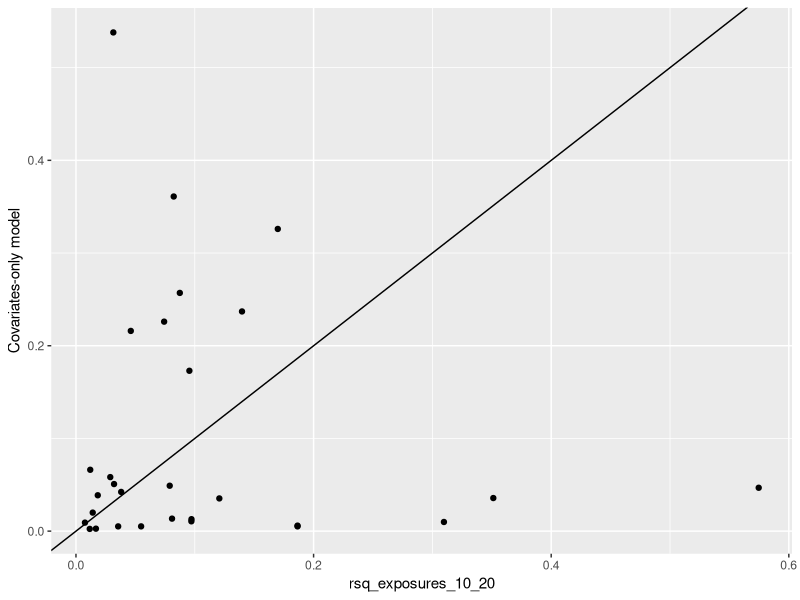
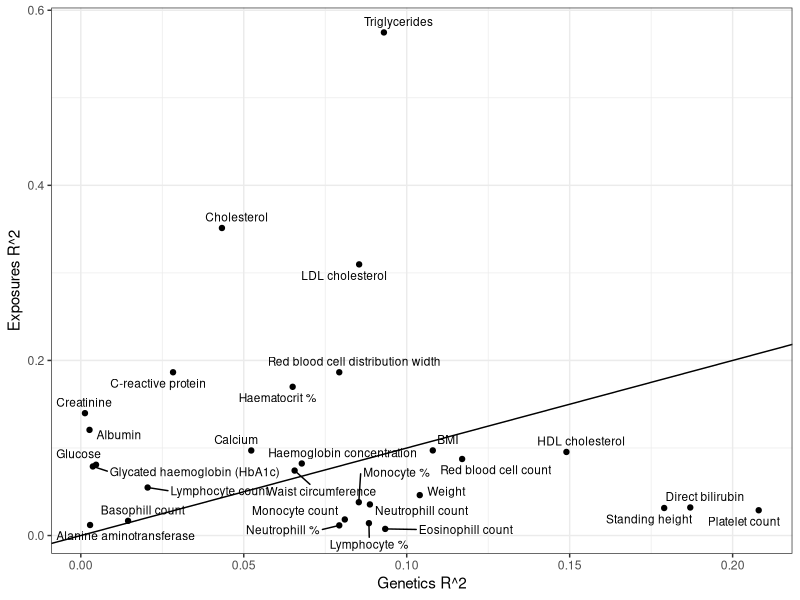

Generate these figures, in order, with R:
## ---- chunk 1
knitr::opts_chunk$set(echo = TRUE)
## ---- chunk 2
library(tidyverse)
library(ggrepel)
## ---- chunk 3
rsq_summary <- read_csv("./pheno_rsq.csv")
quant_genetics_r2 <- read_csv("./QTraits_R2_Ukbiobank.csv", skip = 1)
quant_genetics_r2_orig <- quant_genetics_r2
quant_genetics_r2 <- quant_genetics_r2 |> filter(!is.na(NHANES))
## ---- chunk 4

#quant_genetics_r2 |> summarize(m_r2 = median(`Delta(Full, covariates-only)`), 
#                                             q25=quantile(`Delta(Full, covariates-only)`, probs=c(.25)), 
#                                             q75=quantile(`Delta(Full, covariates-only)`, probs=c(.75)),
#                                            qmax=quantile(`Delta(Full, covariates-only)`, probs=c(1)),
#                                             )

## Total Database R2
quant_genetics_r2_orig |> summarize(m_r2 = median(`Delta(Full, covariates-only)`), 
                                             q25=quantile(`Delta(Full, covariates-only)`, probs=c(.25)), 
                                             q75=quantile(`Delta(Full, covariates-only)`, probs=c(.75)),
                                            qmax=quantile(`Delta(Full, covariates-only)`, probs=c(1)),
                                    qmin=quantile(`Delta(Full, covariates-only)`, probs=c(0)),
                                             )
## ---- chunk 5
#load('../pipeline/rsq/mvrsq_20.Rdata')

# use post-processed data -- see mvrsq.Rmd

gwas_exwas <- rsq_summary |> inner_join(quant_genetics_r2, by=c("phenotype"="NHANES"))
gwas_exwas <- gwas_exwas |> filter(number_exposures_in_model_20 == 20)

gwas_exwas |> summarize(m_r2 = median(`Delta(Full, covariates-only)`), 
                                             q25=quantile(`Delta(Full, covariates-only)`, probs=c(.25)), 
                                             q75=quantile(`Delta(Full, covariates-only)`, probs=c(.75)),
                                            qmax=quantile(`Delta(Full, covariates-only)`, probs=c(1)),
                                    qmin=quantile(`Delta(Full, covariates-only)`, probs=c(0)),
                                             )

gwas_exwas |> summarize(m_rsq=median(rsq_exposures_10_20), 
                        q25=quantile(rsq_exposures_10_20, probs=.25),
                        q75=quantile(rsq_exposures_10_20, probs=.75),
                        qmax=quantile(rsq_exposures_10_20, probs=1))





p <- ggplot(gwas_exwas, aes(rsq_exposures_10_20, `Covariates-only model`))
p <- p + geom_point() + geom_abline()
p

gwas_exwas |> filter(rsq_exposures_10_20 > `Delta(Full, covariates-only)`) |> nrow()

p <- ggplot(gwas_exwas, aes(`Delta(Full, covariates-only)`, rsq_exposures_10_20 , label=`Trait Name`))
p <- p + geom_point() + geom_abline() + theme_bw()  + ggrepel::geom_text_repel(size=3) + xlab("Genetics R^2") + ylab("Exposures R^2")
p



gwas_exwas |> select(pvardesc, rsq_exposures_10_20, `Delta(Full, covariates-only)`) |> write_csv("./g_e_rsq.csv")


## ---- chunk 6
p$data |> select(`Delta(Full, covariates-only)`, rsq_exposures_10_20, `Trait Name`) |> write.csv(file="ExtDataFig8.csv")
